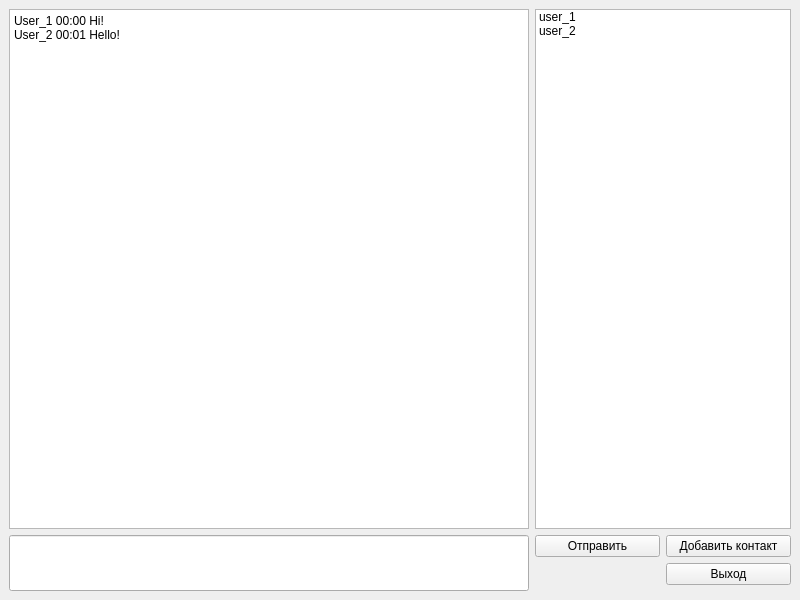
<?xml version="1.0" encoding="UTF-8"?>
<ui version="4.0">
 <class>MainWindow</class>
 <widget class="QMainWindow" name="MainWindow">
  <property name="geometry">
   <rect>
    <x>0</x>
    <y>0</y>
    <width>800</width>
    <height>600</height>
   </rect>
  </property>
  <property name="windowTitle">
   <string>Мессенджер</string>
  </property>
  <widget class="QWidget" name="centralwidget">
   <layout class="QGridLayout" name="gridLayout">
    <item row="0" column="0">
     <widget class="QPlainTextEdit" name="plainTextEdit_messages_field">
      <property name="readOnly">
       <bool>true</bool>
      </property>
      <property name="plainText">
       <string>User_1 00:00 Hi!
User_2 00:01 Hello!
</string>
      </property>
     </widget>
    </item>
    <item row="0" column="1" colspan="2">
     <widget class="QListWidget" name="listWidget_contacts">
      <item>
       <property name="text">
        <string>user_1</string>
       </property>
      </item>
      <item>
       <property name="text">
        <string>user_2</string>
       </property>
      </item>
     </widget>
    </item>
    <item row="1" column="0" rowspan="2">
     <widget class="QLineEdit" name="lineEdit_user_text">
      <property name="sizePolicy">
       <sizepolicy hsizetype="Minimum" vsizetype="Minimum">
        <horstretch>0</horstretch>
        <verstretch>0</verstretch>
       </sizepolicy>
      </property>
     </widget>
    </item>
    <item row="1" column="1" colspan="2">
     <layout class="QGridLayout" name="gridLayout_btns">
      <item row="0" column="0">
       <widget class="QPushButton" name="btn_send_message">
        <property name="text">
         <string>Отправить</string>
        </property>
       </widget>
      </item>
      <item row="0" column="1">
       <widget class="QPushButton" name="btn_add_contact">
        <property name="text">
         <string>Добавить контакт</string>
        </property>
       </widget>
      </item>
      <item row="1" column="1">
       <widget class="QPushButton" name="btn_exit">
        <property name="text">
         <string>Выход</string>
        </property>
       </widget>
      </item>
     </layout>
    </item>
   </layout>
  </widget>
 </widget>
 <resources/>
 <connections/>
</ui>
